Frame 1 (no input): blank canvas, image omitted
Frame 60 (no input): blank canvas, image omitted
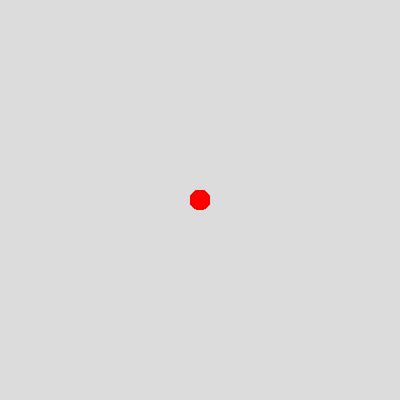
Frame 120 (the mouse pressed at the canvas centre since frame 60)

The p5.js sketch whose frames 1 and 60 were blank and that drew this single picture after the mouse press (run headless with seeded random() and noise() and a simulated clock; from frame 60 on, the mouse is pressed at the canvas centre):

// p5.js sketch
// ── sketch.js
function setup() {
  createCanvas(400, 400);
  background(220);
  fill(255,0,0);
}

function draw() {
  
  noStroke();


  if(key == 1){
    fill(255,0,0);
  }
  else if(key == 2){
    fill(0,255,0);
  }
  else if(key == 3){
    fill(0,0,255);
  }

  
  if(mouseIsPressed){
    ellipse(mouseX,mouseY,20,20);
    ellipse(width - mouseX,mouseY,20,20);
  }


}
